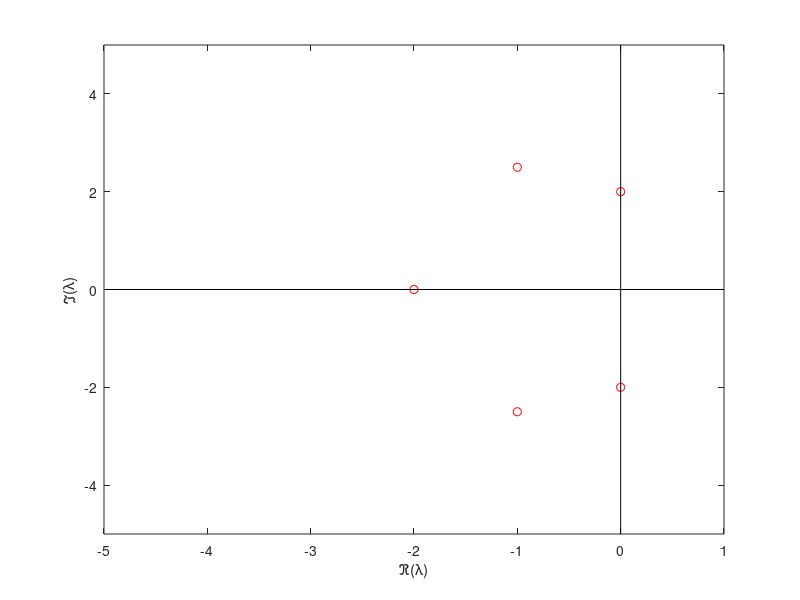

The MATLAB script that drew this image:
% Figure 4.2

A = zeros(5,5);
A(1,2) = 2; A(2,1) = -2; A(3,3) = -1; A(3,4) = 2.5; 
A(4,3) = -2.5; A(4,4) = -1; A(5,5) = -2;

B = [1 2 3;4 5 6;7 8 9;-1 -2 -3;-4 -5 -6];
[Q,R] = qr(B);

A = Q'*A*Q
lam = eig(A);
plot(real(lam),imag(lam),'ro')
hold on
xlabel('\Re(\lambda)')
ylabel('\Im(\lambda)')
axis([-5 1 -5 5])
plot([-5 1],[0 0],'k')
plot([0 0], [-5 5], 'k')
